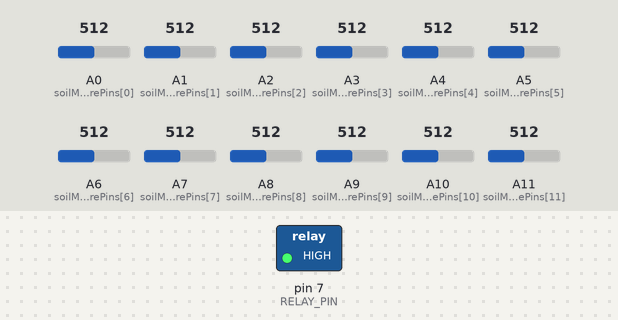
A sketch run on a simulated Arduino Mega 2560, built with avr-gcc and run on an emulated ATmega2560. Parts: switched loads named in the sketch (green lamp = pin HIGH). The test bench sets the inputs (shaded band); at power-on: A1 (soilMoisturePins[1]) = 512, A2 (soilMoisturePins[2]) = 512, A0 (soilMoisturePins[0]) = 512, A3 (soilMoisturePins[3]) = 512, A4 (soilMoisturePins[4]) = 512, A5 (soilMoisturePins[5]) = 512, A6 (soilMoisturePins[6]) = 512, A7 (soilMoisturePins[7]) = 512, A8 (soilMoisturePins[8]) = 512, A9 (soilMoisturePins[9]) = 512, A10 (soilMoisturePins[10]) = 512, A11 (soilMoisturePins[11]) = 512. No radio packets arrive unless stated; what the sketch prints to the serial monitor is not drawn.

Above: at 6.0 s.
6.1 s: A1 (soilMoisturePins[1]) set to 537
At 11.4 s:
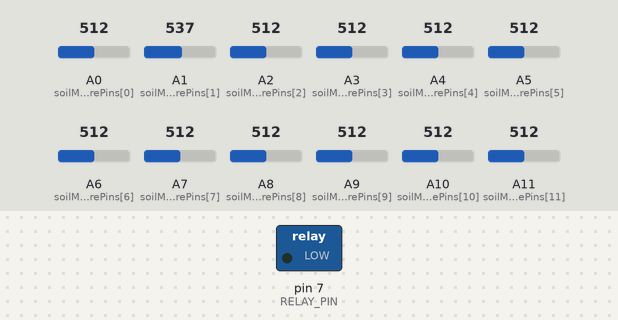
12.3 s: A2 (soilMoisturePins[2]) set to 912
18.5 s: A2 (soilMoisturePins[2]) set to 940
27.8 s: A0 (soilMoisturePins[0]) set to 913
34.0 s: A0 (soilMoisturePins[0]) set to 940
Timing chart, 0 to 37.0 s (numbered marks = the images above; inputs shaded):
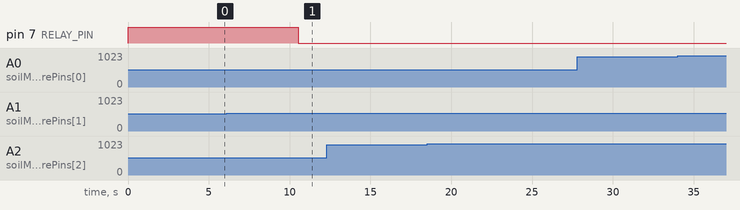

Measured:
- the behaviour switches between 521 and 522 on A1 (soilMoisturePins[1]) (found by bisection; images 0 and 1)
- after the input at 6.1 s, pin 7 (RELAY_PIN): HIGH → LOW after 4.4 s
- after the input at 12.3 s, every drawn part: stays the same
- after the input at 18.5 s, every drawn part: stays the same
- after the input at 27.8 s, every drawn part: stays the same
- after the input at 34.0 s, every drawn part: stays the same

The sketch:

final_mega_relay.ino
```cpp
#include <SPI.h>
#include <LoRa.h>

// Pin definitions for Arduino Mega (LoRa)
#define LORA_NSS 53   // NSS pin
#define LORA_RST 23   // Reset pin
#define LORA_DIO0 -1  // DIO0 pin (not used)

// Relay pin definition
#define RELAY_PIN 7   // Pin connected to the relay
#define RELAY_PIN1 8   // Pin connected to the relay
#define RELAY_PIN2 9   // Pin connected to the relay

// Array for soil moisture sensor pins
const int soilMoisturePins[12] = {A0, A1, A2, A3, A4, A5, A6, A7, A8, A9, A10, A11};
int soilMoisturePercent[12]; // Array to store moisture percentage values

void setup() {
  Serial.begin(9600);

  // Initialize relay pin
  pinMode(RELAY_PIN, OUTPUT);
  digitalWrite(RELAY_PIN, HIGH);  // Initially turn off relay (assuming active LOW)
  digitalWrite(RELAY_PIN1, HIGH);  // Initially turn off relay (assuming active LOW)
  digitalWrite(RELAY_PIN2, HIGH);  // Initially turn off relay (assuming active LOW)

  // Initialize LoRa module
  LoRa.setPins(LORA_NSS, LORA_RST, LORA_DIO0);
  if (!LoRa.begin(433E6)) {  // Initialize LoRa with the frequency for India
    Serial.println("Starting LoRa failed!");
    while (1);
  }

  Serial.println("LoRa Transmitter Initialized");
}

void loop() {
  int totalMoisture = 0;  // Variable to store the sum of all sensor readings

  // Read and convert soil moisture sensor values for all 12 sensors
  for (int i = 0; i < 12; i++) {
    int soilMoistureValue = analogRead(soilMoisturePins[i]);
    soilMoisturePercent[i] = map(soilMoistureValue, 0, 1023, 100, 0);
    totalMoisture += soilMoisturePercent[i];  // Add to the total for averaging
  }

  // Calculate the average soil moisture
  int averageMoisture = totalMoisture / 12;

  // Turn on the relay if the average soil moisture is less than 50%
  if (averageMoisture < 50) {
    digitalWrite(RELAY_PIN, LOW);  // Turn on relay (assuming active LOW)
    digitalWrite(RELAY_PIN1, LOW);  // Turn on relay (assuming active LOW)
    digitalWrite(RELAY_PIN2, LOW);  // Turn on relay (assuming active LOW)
    Serial.println("Relay ON - Average moisture < 50%");
  } else {
    digitalWrite(RELAY_PIN, HIGH);  // Turn off relay
    digitalWrite(RELAY_PIN1, HIGH);  // Turn off relay
    digitalWrite(RELAY_PIN2, HIGH);  // Turn off relay
    Serial.println("Relay OFF - Average moisture >= 50%");
  }

  // Send the soil moisture data as a packet
  LoRa.beginPacket();
  for (int i = 0; i < 12; i++) {
    LoRa.print("Sensor");
    LoRa.print(i + 1);
    LoRa.print(":");
    LoRa.print(soilMoisturePercent[i]);
    if (i < 11) {
      LoRa.print(";");
    }
  }
  LoRa.endPacket();

  // Print the sent packet data and average moisture to the Serial Monitor
  Serial.print("Packet sent with soil moisture percentages: ");
  for (int i = 0; i < 12; i++) {
    Serial.print("Sensor");
    Serial.print(i + 1);
    Serial.print(": ");
    Serial.print(soilMoisturePercent[i]);
    Serial.print("%");
    if (i < 11) {
      Serial.print(", ");
    }
  }
  Serial.print(" | Average moisture: ");
  Serial.print(averageMoisture);
  Serial.println("%");

  delay(5000); // Wait 5 seconds before sending the next packet
}
```
